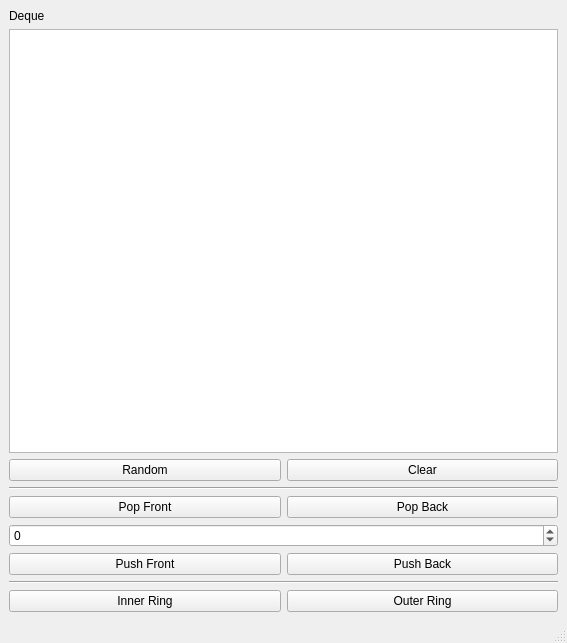
<?xml version="1.0" encoding="UTF-8"?>
<ui version="4.0">
 <class>MainWindow</class>
 <widget class="QMainWindow" name="MainWindow">
  <property name="geometry">
   <rect>
    <x>0</x>
    <y>0</y>
    <width>567</width>
    <height>643</height>
   </rect>
  </property>
  <property name="windowTitle">
   <string>MainWindow</string>
  </property>
  <widget class="QWidget" name="centralwidget">
   <layout class="QGridLayout" name="gridLayout">
    <item row="2" column="0">
     <widget class="QPushButton" name="randBtn">
      <property name="text">
       <string>Random</string>
      </property>
     </widget>
    </item>
    <item row="2" column="1">
     <widget class="QPushButton" name="clearBtn">
      <property name="text">
       <string>Clear</string>
      </property>
     </widget>
    </item>
    <item row="0" column="0">
     <widget class="QLabel" name="label">
      <property name="text">
       <string>Deque</string>
      </property>
     </widget>
    </item>
    <item row="8" column="0" colspan="2">
     <widget class="Line" name="line">
      <property name="orientation">
       <enum>Qt::Horizontal</enum>
      </property>
     </widget>
    </item>
    <item row="1" column="0" colspan="2">
     <widget class="QListWidget" name="deqEls">
      <property name="sizePolicy">
       <sizepolicy hsizetype="Expanding" vsizetype="Expanding">
        <horstretch>2</horstretch>
        <verstretch>0</verstretch>
       </sizepolicy>
      </property>
     </widget>
    </item>
    <item row="9" column="0">
     <widget class="QPushButton" name="innerBtn">
      <property name="text">
       <string>Inner Ring</string>
      </property>
     </widget>
    </item>
    <item row="4" column="1">
     <widget class="QPushButton" name="popBack">
      <property name="text">
       <string>Pop Back</string>
      </property>
     </widget>
    </item>
    <item row="9" column="1">
     <widget class="QPushButton" name="outerBtn">
      <property name="text">
       <string>Outer Ring</string>
      </property>
     </widget>
    </item>
    <item row="7" column="1">
     <widget class="QPushButton" name="pushBack">
      <property name="text">
       <string>Push Back</string>
      </property>
     </widget>
    </item>
    <item row="7" column="0">
     <widget class="QPushButton" name="pushFront">
      <property name="text">
       <string>Push Front</string>
      </property>
     </widget>
    </item>
    <item row="6" column="0" colspan="2">
     <widget class="QSpinBox" name="inp">
      <property name="minimum">
       <number>-8000</number>
      </property>
      <property name="maximum">
       <number>8000</number>
      </property>
     </widget>
    </item>
    <item row="4" column="0">
     <widget class="QPushButton" name="popFront">
      <property name="text">
       <string>Pop Front</string>
      </property>
     </widget>
    </item>
    <item row="3" column="0" colspan="2">
     <widget class="Line" name="line_2">
      <property name="orientation">
       <enum>Qt::Horizontal</enum>
      </property>
     </widget>
    </item>
   </layout>
  </widget>
  <widget class="QMenuBar" name="menubar">
   <property name="geometry">
    <rect>
     <x>0</x>
     <y>0</y>
     <width>567</width>
     <height>22</height>
    </rect>
   </property>
  </widget>
  <widget class="QStatusBar" name="statusbar"/>
 </widget>
 <resources/>
 <connections/>
</ui>
